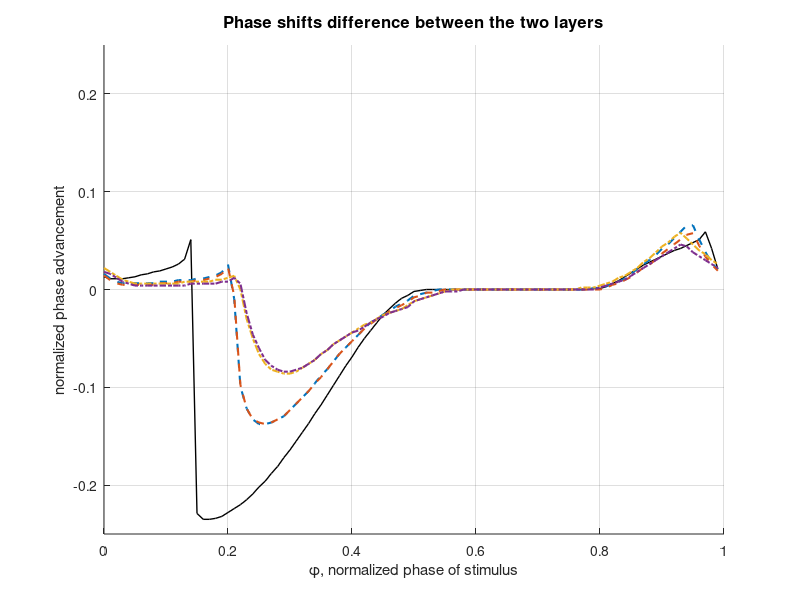

Source code (MATLAB): (Note: this script raises an error after producing the figure.)
clear all
clc

num_phase = 100;

load('f1.mat')
f1 = RG_phase_shift - phase_shift;

load('f1.6_Gw.mat')
fm_G = RG_phase_shift - phase_shift;

load('f1.6_D.mat')
fm_D = RG_phase_shift - phase_shift;

load('f2_Gw.mat')
fl_G = RG_phase_shift - phase_shift;

load('f2_D.mat')
fl_D = RG_phase_shift - phase_shift;

figure(1)
hold on
plot((0:num_phase-1)/num_phase,f1(1,:),'k-','LineWidth',1)
plot((0:num_phase-1)/num_phase,fm_G(1,:),'--','LineWidth',1.5)
plot((0:num_phase-1)/num_phase,fm_D(1,:),'--','LineWidth',1.5)
plot((0:num_phase-1)/num_phase,fl_G(1,:),'-.','LineWidth',1.5)
plot((0:num_phase-1)/num_phase,fl_D(1,:),'-.','LineWidth',1.5)
grid on
ylim([-0.25 0.25])
xlabel('\phi, normalized phase of stimulus')
ylabel('normalized phase advancement')
title('Phase shifts difference between the two layers','Fontsize',12)

col = [0, 0.4470, 0.7410;0.8500, 0.3250, 0.0980];
colororder(col)

set(gcf,'Position',[500 200 600 400])

figure(2)
hold on
plot((0:num_phase-1)/num_phase,f1(2,:),'k-','LineWidth',1)
plot((0:num_phase-1)/num_phase,fm_G(2,:),'--','LineWidth',1.5)
plot((0:num_phase-1)/num_phase,fm_D(2,:),'--','LineWidth',1.5)
plot((0:num_phase-1)/num_phase,fl_G(2,:),'-.','LineWidth',1.5)
plot((0:num_phase-1)/num_phase,fl_D(2,:),'-.','LineWidth',1.5)
grid on
ylim([-0.25 0.25])
xlabel('\phi, normalized phase of stimulus')
ylabel('normalized phase advancement')
title('Phase shifts difference between the two layers','Fontsize',12)

col = [0, 0.4470, 0.7410;0.8500, 0.3250, 0.0980];
colororder(col)

set(gcf,'Position',[500 200 600 400])